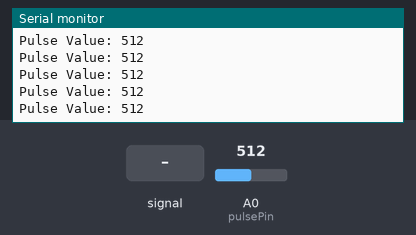
A sketch run on a simulated Arduino Uno, built with avr-gcc and run on an emulated ATmega328P. Parts: the last lines printed to the serial monitor. The test bench sets the inputs (shaded band); at power-on: A0 (pulsePin) = 512.

Above: at 1.2 s.
1.3 s: A0 (pulsePin) fed a 200 Hz sine of ±81 counts around its level
At 1.31 s:
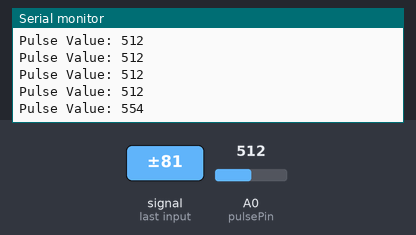
2.8 s: A0 (pulsePin) set to 716
At 2.82 s:
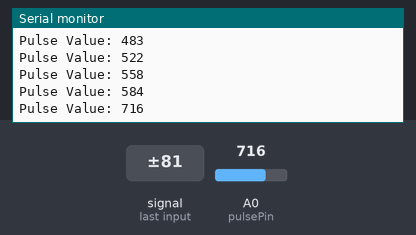
4.3 s: A0 (pulsePin) fed a 1000 Hz sine of ±255 counts around its level
At 4.32 s:
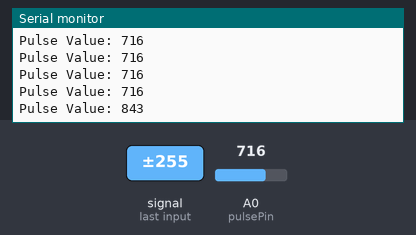
5.8 s: A0 (pulsePin) set to 900
At 5.83 s:
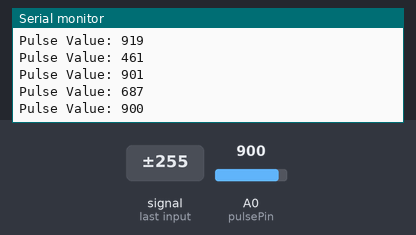
Timing chart, 0 to 8.3 s (numbered marks = the images above; inputs shaded):
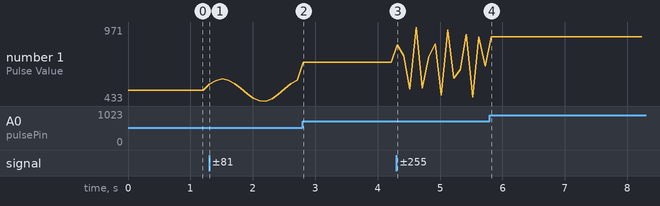

The sketch:

mlx.ino
```cpp
// Pin sensor
const int pulsePin = A0;  // Pin untuk membaca data dari sensor

// Variabel untuk menyimpan data
int pulseValue = 0;       // Untuk menyimpan nilai dari sensor

void setup() {
  // Inisialisasi Serial Monitor
  Serial.begin(9600);
}

void loop() {
  // Membaca nilai dari sensor
  pulseValue = analogRead(pulsePin);

  // Mencetak nilai ke Serial Monitor
  Serial.print("Pulse Value: ");
  Serial.println(pulseValue);

  // Menunggu sedikit sebelum membaca lagi
  delay(100);  // Delay 100 ms
}
```

Measured:
- after the input at 1.3 s, the serial monitor: prints a new line at once (image 1)
- after the input at 2.8 s, the serial monitor: prints a new line at once (image 2)
- after the input at 4.3 s, the serial monitor: prints a new line at once (image 3)
- after the input at 5.8 s, the serial monitor: prints a new line at once (image 4)
- plotted number 1: 512 → 584 after the input at 1.3 s, 584 → 716 after the input at 2.8 s, 716 → 687 after the input at 4.3 s, 687 → 900 after the input at 5.8 s
